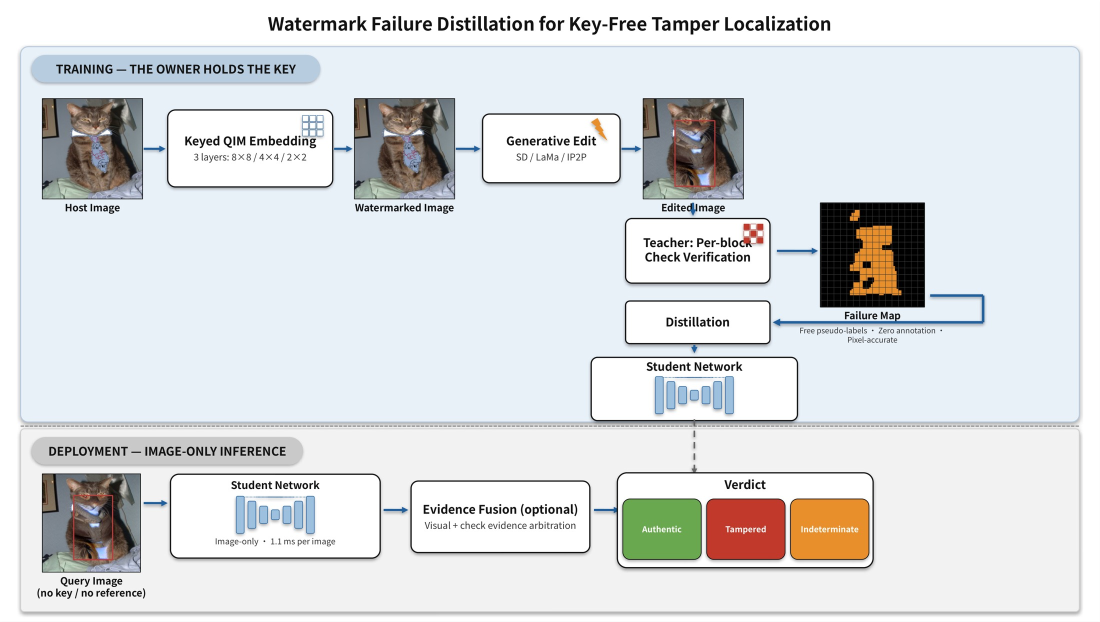
#> input picture assets/framework.jpg, 2200 x 1244 px (shown at 1/2 size)
$ python -i r10_specificity.py   (imports and definitions only)
#> lines starting #> are read from the running program, lines starting #| are printed output that depends on the picture
#!/usr/bin/env python3
"""G5 检测器特异性扩展 + 阈值校准（r5 的升级版：新统计量 + 同步/拒识 + 工作曲线）.

r5 的旧结论: JPEG 全谱零误报, 但 crop90 失败率 49.9% ≈ 编辑区 (致命误报).
G3 已修: 纯裁剪经 coord-PRF 同步后回到基线; 重采样则由检测器**拒识**.
G4 已换统计量: 图像级检测用 top-10% 块均值 (AUC 0.9742).

本实验回答三件事:
  1 什么处理会被误报? 对 15 种非语义扰动, 用 clean 的 99% 分位定阈值, 报误报率 (FPR)
    与定位假阳性面积 (pred 区域占比);
  2 检测器工作曲线: 阈值 vs FPR(clean/扰动) vs TPR(真编辑), 给 AUC 与推荐工作点;
  3 同步/拒识在特异性上的作用: crop(任意相位) 同步后应恢复"不误报"; rotate 应被拒识
    而不是误报 (拒识率单列, 不计入 FPR).

数据: attackset_20261001 (n=300, 256x256); 真编辑 = 同 attackset 的 att 图 (bbox paste, 同 r6/r7)
输出: results/r10_specificity_<ts>.json
用法: apjf-python r10_specificity.py [--n 300]
"""
import sys, os, json, argparse, datetime, time, io

sys.path.insert(0, os.path.dirname(os.path.abspath(__file__)))
import numpy as np
import cv2
from PIL import Image

import keyed_scheme as ks
import r8_geometric as r8
from r8d_sync_abstain import failmap_at, low_quantile, sync_fstar
from r7_keyed_scheme import paste_edit

BASE = os.path.dirname(os.path.dirname(os.path.abspath(__file__)))
AS = ('/media/oyp/工作/Projects/042_image_forensic/watermark-mllm-robustness'
      '/results/attackset_20261001_222447')
DELTA = 15
PAY, CHK = (1, 0), (1, 1)
MASTER = b'\x9a' + bytes(range(31))
K_LOC, T_LOC = 9, 0.38          # G4 的定位工作点
QLOW = 0.25                     # G3 的同步判据阈值
TOP_Q = 90                      # top-10% 块均值


# ---------------------------------------------------------------- 扰动
def jpeg(im, q):
    buf = io.BytesIO()
    Image.fromarray(im).save(buf, format='JPEG', quality=q)
    return np.array(Image.open(buf).convert('RGB'))


def noise(im, sigma):
    return np.clip(im.astype(np.float32) +
                   np.random.RandomState(0).normal(0, sigma, im.shape), 0, 255).astype(np.uint8)


def sharpen(im):
    bl = cv2.GaussianBlur(im, (0, 0), 1.2)
    return np.clip(im.astype(np.float32) * 1.6 - bl.astype(np.float32) * 0.6, 0, 255).astype(np.uint8)


# [7 lines left out: function color, not called in this run]


def resize_round(im, s):
    H, W = im.shape[:2]
    small = cv2.resize(im, (max(8, int(W * s)), max(8, int(H * s))), interpolation=cv2.INTER_AREA)
    return cv2.resize(small, (W, H), interpolation=cv2.INTER_CUBIC)


def crop_arb(im, p):
    return r8.t_crop_arb(im, p)[0]


def rotate(im, deg):
    return r8.t_rotate(im, deg)[0]


def screenshot(im):
    """截图/重拍近似: 缩到 0.7 + JPEG70 + 噪声 2."""
    return noise(jpeg(resize_round(im, 0.7), 70), 2)


# name -> (fn, 是否几何/需要同步)
PERTURBS = {
    'clean': (lambda im: im, False),
    'jpeg95': (lambda im: jpeg(im, 95), False),
    'jpeg75': (lambda im: jpeg(im, 75), False),
    'jpeg50': (lambda im: jpeg(im, 50), False),
    'noise2': (lambda im: noise(im, 2), False),
    'noise5': (lambda im: noise(im, 5), False),
    'noise10': (lambda im: noise(im, 10), False),
    'blur3': (lambda im: cv2.GaussianBlur(im, (3, 3), 0.8), False),
    'sharpen': (lambda im: sharpen(im), False),
    'brightness_1.05': (lambda im: color(im, 1.05), False),
    'saturation_1.1': (lambda im: color(im, 1.0, 1.1), False),
    'resize_round_0.8': (lambda im: resize_round(im, 0.8), False),
    'screenshot_sim': (lambda im: screenshot(im), False),
    'crop_arb_0.9': (lambda im: crop_arb(im, 0.9), True),
    'rotate_1': (lambda im: rotate(im, 1.0), True),
}


# [182 lines left out: functions stats_of, pred_area, main, block_gt, not called in this run]


# [2 lines not run here, left out]

>>> import cv2
>>> picture = cv2.cvtColor(cv2.imread('../assets/framework.jpg'), cv2.COLOR_BGR2RGB)
>>> result = screenshot(picture)
#> in resize_round, `small = cv2.resize(im, (max(8, int(W * s)), max(8, int(H * s))), inter..`:
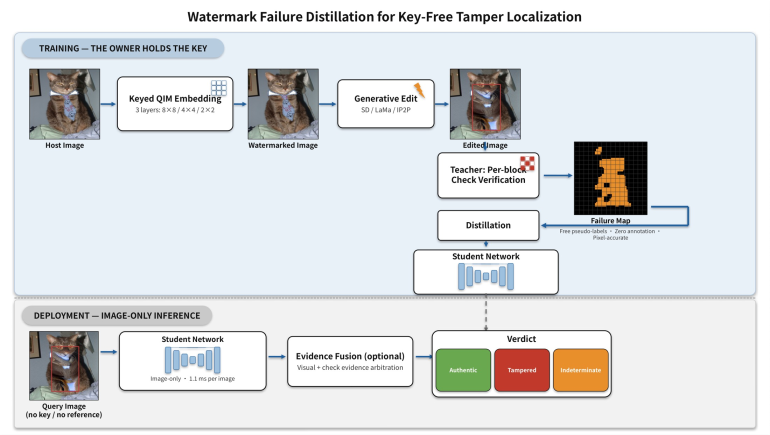
#> small: shape (870, 1540, 3) (shown at 1/2 size); mean R, G, B 219.5, 222.2, 224
